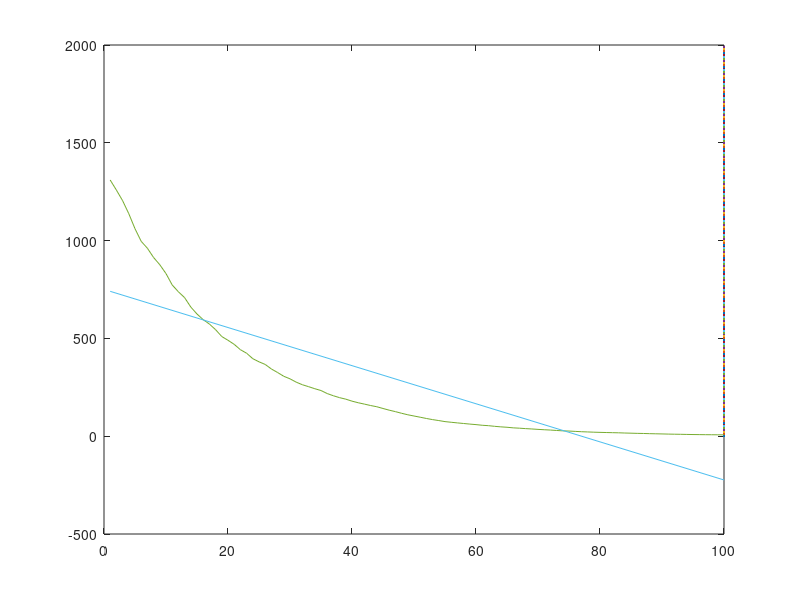

The MATLAB script that drew this image:
%% Simulation of astronouts gradual decrease in bone density
%assuming loosing 0.035 to 0.07% caclium everyday
%when fully implemented, the sample from astrnaout urine is what is taken
%away from initial caclum in body (instead of 
Ic = 1400; %initial calcium in body
time = 1:100;%days
 %calcium lost per day
Tc = 1:length(time); %current calcium in body
Close = 0.035 %astronaut calcium percentage lost per day
for i = 1:length(time)
    CloseR = (rand(1)*0.035+Close)*Ic %lose 0.035% to 0.07% calcium per day
    Tc(i) = Ic - CloseR; %current calcium in body - 
    Ic = Ic - CloseR; %taking away calcium loss from initial body calcium
    %Close = Close + 0.001; %assuming you lose calcium at a higher rate the longer you are in space
    if(Tc(i) < 0) %stopping the data from going negative
        Tc(i) = 0;
    end
end


plot(time,Tc);


%% pradicting software
%each line new "redraw" is taking into consideration the new information
line = [1:10:2000]';
N = length(time); %end of simulation
Nd = floor(N/10); %sampling periods
for i = Nd:Nd:N 
p = polyfit(time(1:i),Tc(1:i),1) %finding coefficients  
t = [time(1),time(end)]; %begining and end of plot
Pline = time(i);%vertical line position
y1 = polyval(p,t) %best fit line for a period of 10
plot(Pline,line,time(1:i),Tc(1:i),t,y1); 
pause(1)
end






